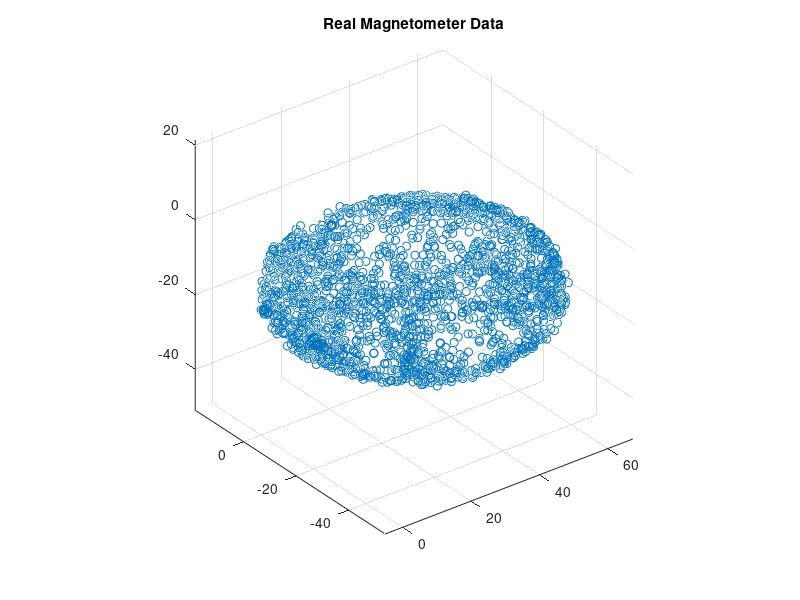

This chart was generated by the following MATLAB code: (Note: this script raises an error after producing the figure.)
addpath('quaternion_library'); clear all;close all;clc;
% load('AllData_Update.csv');%load('ExampleData.mat');
load('Magno4.csv');
%Ideal Magnetometer Data----------------------------------------------------

N = 2700;rng(1);
% acc = zeros(N,3);av = zeros(N,3);
% q = randrot(N,1); % uniformly distributed random rotations
% imu = imuSensor('accel-mag');%imu2 = imuSensor('accel-gyro');

%[~,x] = imu(acc,av,q);
% xy =AllData_Update(1:N,7:9);x=xy;
xy =Magno4(1:N,1:3);x=xy;%A=x-y;xy =(-1)*xy;

scatter3(x(:,1),x(:,2),x(:,3));axis equal;title('Real Magnetometer Data');%figure;scatter3(xy(:,1),xy(:,2),xy(:,3));axis equal;title('Madgwick Magnetometer Data');

%Magnetometer Calibrated (Hard and Soft Iron Effects Cal)----------------------

[A,b,expMFS]  = magcal(xy);xCorrected = (xy-b)*A;%r=z-xCorrected;
% [Axy,bxy,expMFSxy]  = magcal(t,'eye');xCorrected2 = (t-bxy)*Axy;%r=z-xCorrected;
% [Adiag,bdiag,expMFSdiag] = magcal(t,'diag');xDiagCorrected = (t-bdiag)*Adiag;

%Magnetometer Calibrated Plot---------------------------------------------------

figure;scatter3(xCorrected(:,1),xCorrected(:,2),xCorrected(:,3));axis equal;title('Magnetometer Data Calibrated');

%Magnetometer Calibration Residual error
r = sum(xCorrected.^2,2) - expMFS.^2;
E = sqrt(r.'*r./N)./(2*expMFS.^2);
fprintf('Residual error in corrected data : %.2f\n\n',E);